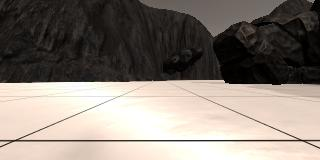
#> input picture course code/example_grid1.jpg, 320 x 160 px
$ python perspective_transform.py   (older library calls are emulated)
#> lines starting #> are read from the running program, lines starting #| are printed output that depends on the picture
### course code/helper_functions.py
import cv2
import numpy as np
import matplotlib.image as mpimg

# read the grid image
image = mpimg.imread('example_grid1.jpg')
#> image is the input picture: shape (160, 320, 3); mean R, G, B 135.1, 126.3, 118.3

# define source point
src_left_bottom = [15.629, 141.177]
src_left_top = [118.855, 96.0161]
src_right_top = [199.5, 96.6613]
src_right_bottom = [301.435, 141.177]

source = np.float32([src_left_bottom, src_left_top,
                    src_right_top, src_right_bottom])

# define destination point
image_center_x = image.shape[0] / 2
#> image_center_x = 80
image_near_bottom_y = image.shape[1] - 10
#> image_near_bottom_y = 310

des_left_bottom = [image_center_x - 5, image_near_bottom_y]
#> des_left_bottom = [75, 310]
des_left_top = [des_left_bottom[0], des_left_bottom[1] - 10]
#> des_left_top = [75, 300]
des_right_top = [des_left_top[0] + 10, des_left_top[1]]
#> des_right_top = [85, 300]
des_right_bottom = [des_right_top[0], des_right_top[1] + 10]
#> des_right_bottom = [85, 310]

destination = np.float32([des_left_bottom, des_left_top,
                         des_right_top, des_right_bottom])

# define transform function
def perspect_transform(img, src, dst):
    # get transform matrix
    M = cv2.getPerspectiveTransform(src, dst)

    # warp image, keep the same size
    shape = img.shape
#> shape = (160, 320, 3)
    warped = cv2.warpPerspective(img, M, (shape[0], shape[1]))
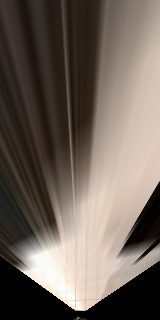
#> warped: shape (320, 160, 3); mean R, G, B 109.5, 98.8, 90.1

    return warped

# define a function to perform a color threshold
# [40 lines left out: functions color_thresh, rover_coords, not called in this run]

### course code/perspective_transform.py
import cv2

import matplotlib.pyplot as plt
import numpy as np

from helper_functions import perspect_transform, source, destination, image

# get warped image
warped_image = perspect_transform(image, source, destination)

# draw source and destination points on images
# draw source in blue
#> (the run stopped early here; a loop or call above may not have finished)

$ run again, with course code/sample.jpg copied over course code/example_grid1.jpg
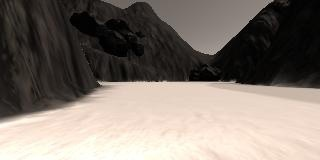
#> input picture course code/sample.jpg, 320 x 160 px
#> image is the input picture: shape (160, 320, 3); mean R, G, B 128.4, 119, 110.8
#> in perspect_transform, `warped = cv2.warpPerspective(img, M, (shape[0], shape[1]))`:
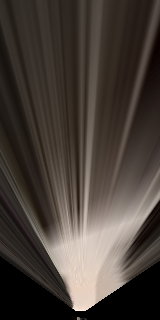
#> warped: shape (320, 160, 3); mean R, G, B 70.9, 62.4, 56.1
